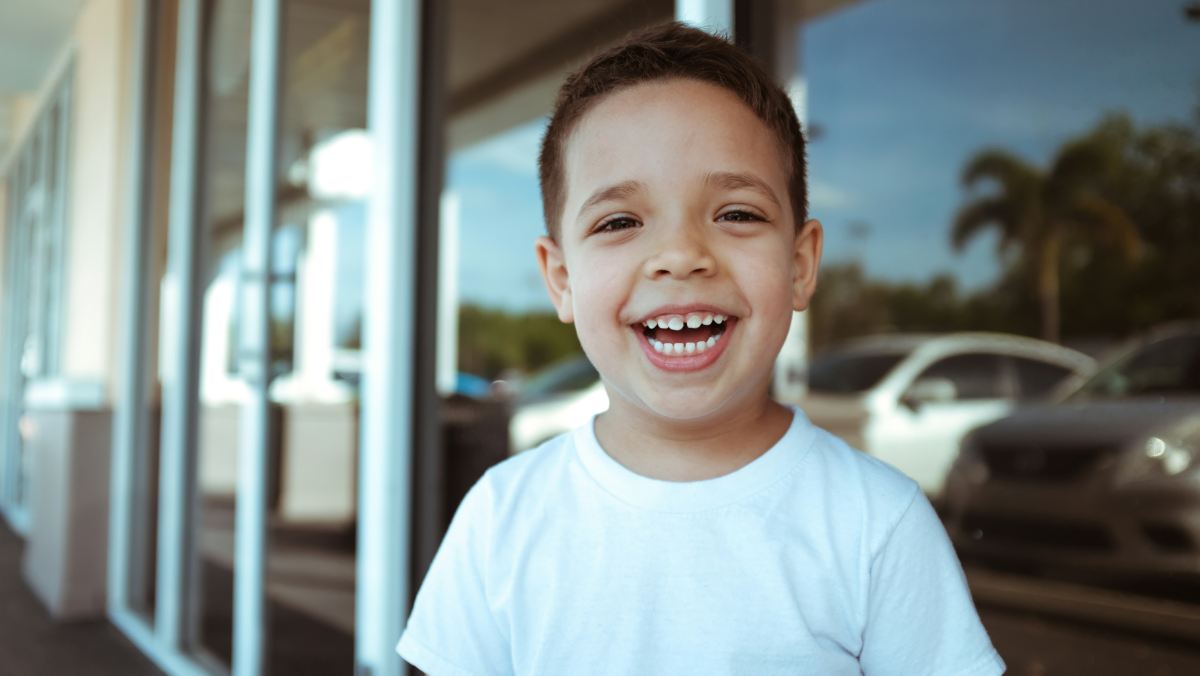
#> input picture Lesson 4/1.jpg, 6000 x 3376 px (shown at 1/5 size)
$ python act.py   (older library calls are emulated)
#> lines starting #> are read from the running program, lines starting #| are printed output that depends on the picture
import cv2
import numpy as np

def display(window_name, img):
    cv2.namedWindow(window_name, cv2.WINDOW_NORMAL)
    cv2.resizeWindow(window_name, 800, 600)

    cv2.imshow(window_name, img)

    cv2.waitKey(0)
    cv2.destroyAllWindows()

def op(imgpath):
#> called with imgpath = '1.jpg'
    img = cv2.imread(imgpath)
#> img is the input picture: shape (3376, 6000, 3); mean B, G, R 137, 139.2, 129.6
    if img is None:
        print("Img has no value")
        return
    img_gray = cv2.cvtColor(img, cv2.COLOR_BGR2GRAY)
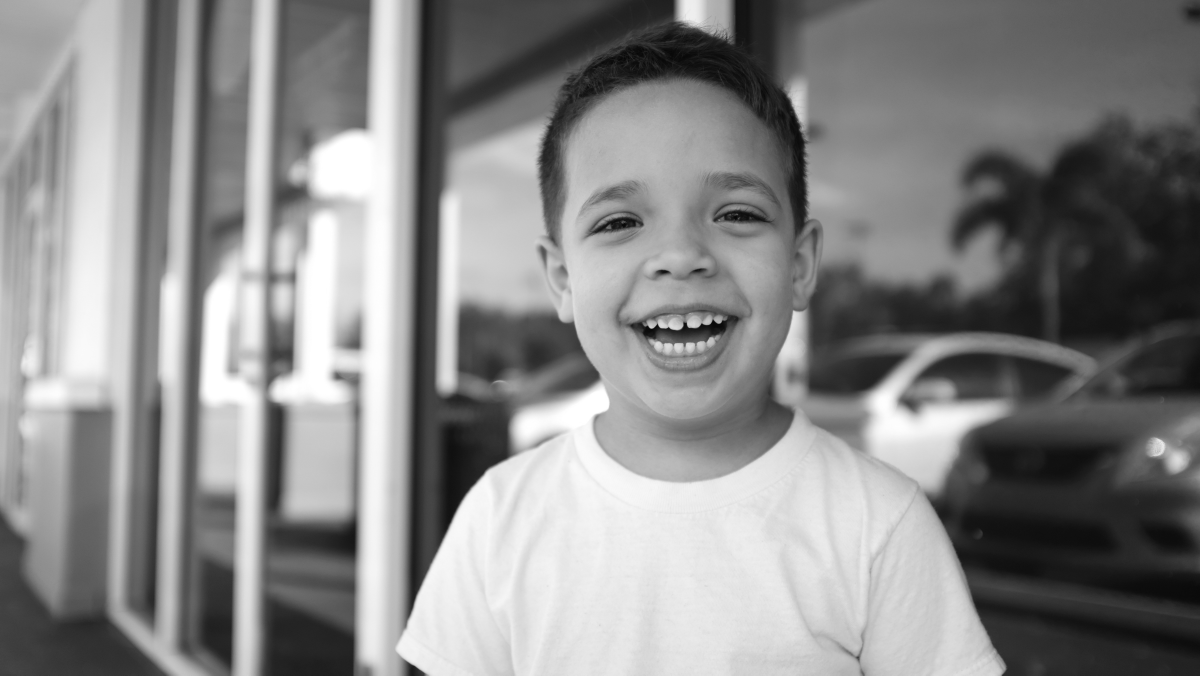
#> img_gray: shape (3376, 6000) (shown at 1/5 size); min 3, max 255, mean 136.1
    display("gray",img_gray)
    cv2.waitKey(0)
    while True:
        print("Select operation (1-6) you want to do:\n1) Sobel Edge\n2) Canny edge\n3) Laplacian Edge\n4) Gaussian Smoothing\n5) Median filtering\n6) Exit")
        choice = int(input("Enter a choice: "))
        if choice == 1:
            #Sobel edge
            sobel_x = cv2.Sobel(img_gray, cv2.CV_64F, 1, 0, 3)
            sobel_y = cv2.Sobel(img_gray, cv2.CV_64F, 0, 1, 3)

            abs_x = np.absolute(sobel_x)
            abs_y = np.absolute(sobel_y)

            # Fixed typo from np.unit8 to np.uint8
            comb_sob = cv2.bitwise_or(abs_x.astype(np.uint8), abs_y.astype(np.uint8))
            display("Sobel Edge", comb_sob)
        elif choice == 2:
            #Canny edge
            lower = int(input("Enter lower threshold - default 100 and 200:"))
            higher = int(input("Enter higher threshold - default 100 and 200:"))
            im = cv2.Canny(img_gray, lower, higher)
            display("Canny Edge", im)
        elif choice == 3:
            #laplacian
            lap = cv2.Laplacian(img_gray, cv2.CV_64F)

            # Take the absolute value
            abs_lap = np.absolute(lap)

            # Normalize the image so the brightest edge scales all the way up to 255
            cv2.normalize(abs_lap, abs_lap, 0, 255, cv2.NORM_MINMAX)

            # Safely cast to 8-bit unsigned integer
            display("Laplacian Edge", abs_lap.astype(np.uint8))

        elif choice == 4:
            #gaussian
            ksize = int(input("Enter a ksize (must be odd): "))
            b_img = cv2.GaussianBlur(img, (ksize, ksize), 0)
            display("Gaussian Blur", b_img)

        elif choice == 5:
            #median filter
            ksize = int(input("Enter a ksize (must be odd): "))
            m_img = cv2.medianBlur(img, ksize)
            display("Median Filter", m_img)

        elif choice == 6:
            print("bye")
            return

        else:
            print("Invalid Choice. Try again")
#> this loop made 7 passes; the answer given on pass 1: 1
#> pass 1, in op, `sobel_x = cv2.Sobel(img_gray, cv2.CV_64F, 1, 0, 3)`:
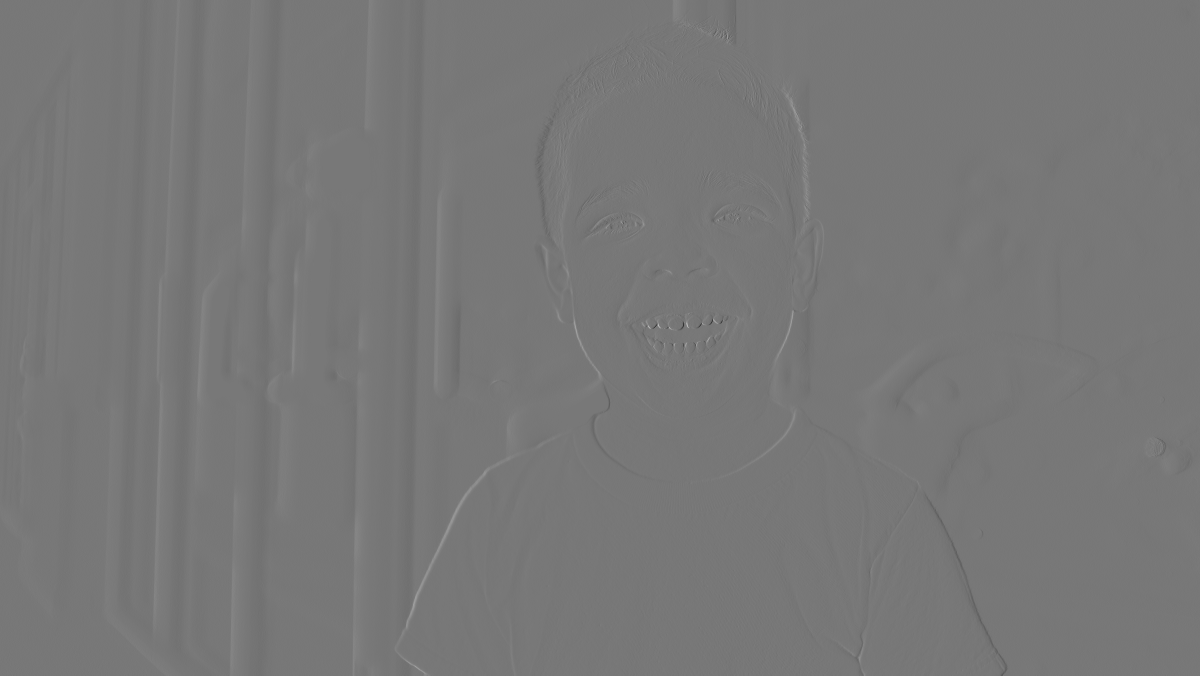
#> sobel_x: shape (3376, 6000) float64 (shown at 1/5 size); min -417, max 469, mean -0.1; drawn with min black and max white
#> pass 1, in op, `sobel_y = cv2.Sobel(img_gray, cv2.CV_64F, 0, 1, 3)`:
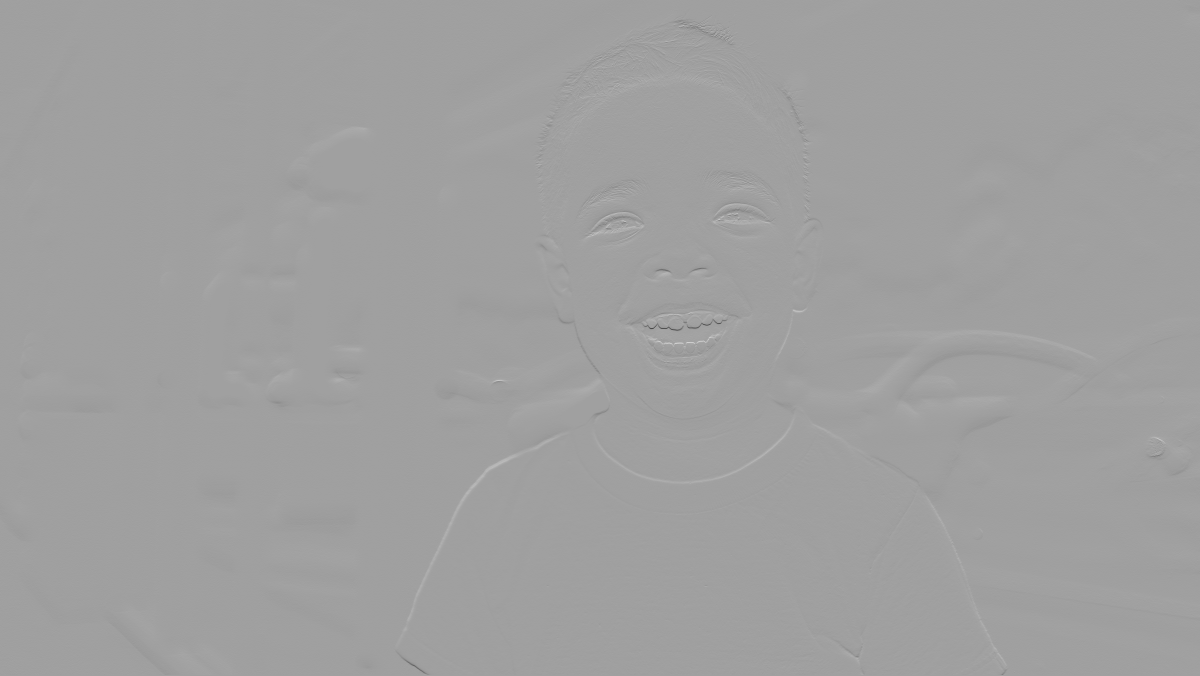
#> sobel_y: shape (3376, 6000) float64 (shown at 1/5 size); min -524, max 310, mean 0.1; drawn with min black and max white
#> pass 1, in op, `abs_x = np.absolute(sobel_x)`:
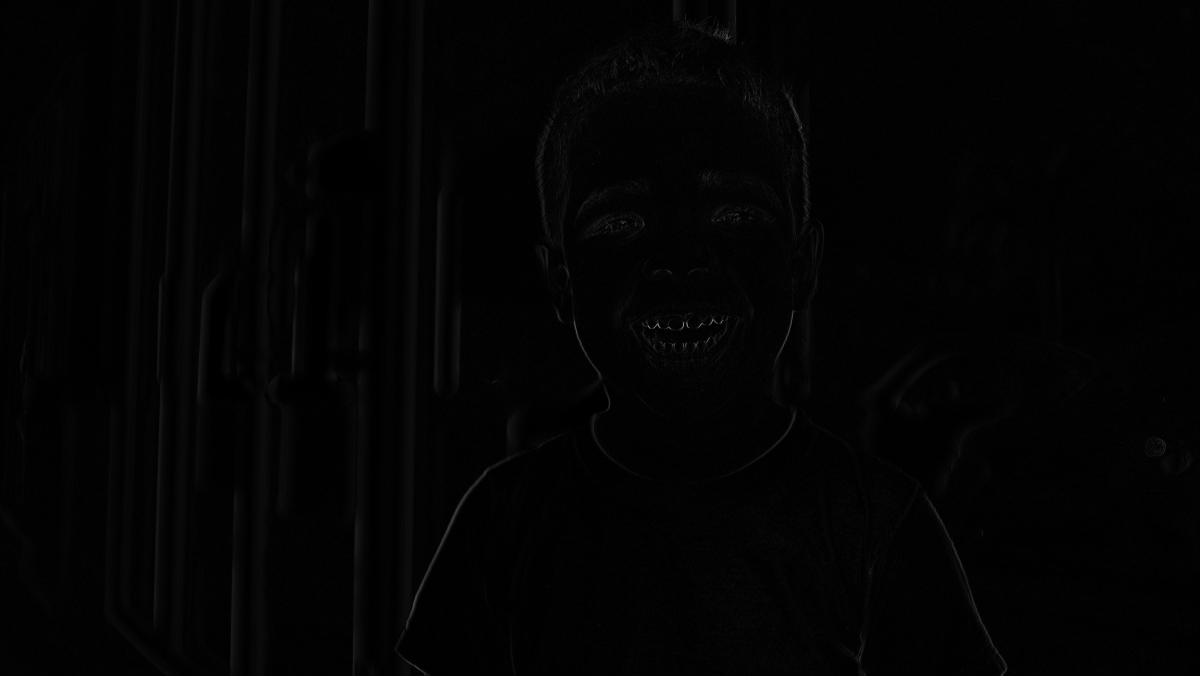
#> abs_x: shape (3376, 6000) float64 (shown at 1/5 size); min 0, max 469, mean 6.4; drawn with min black and max white


#> (the run stopped early here; a loop or call above may not have finished)
